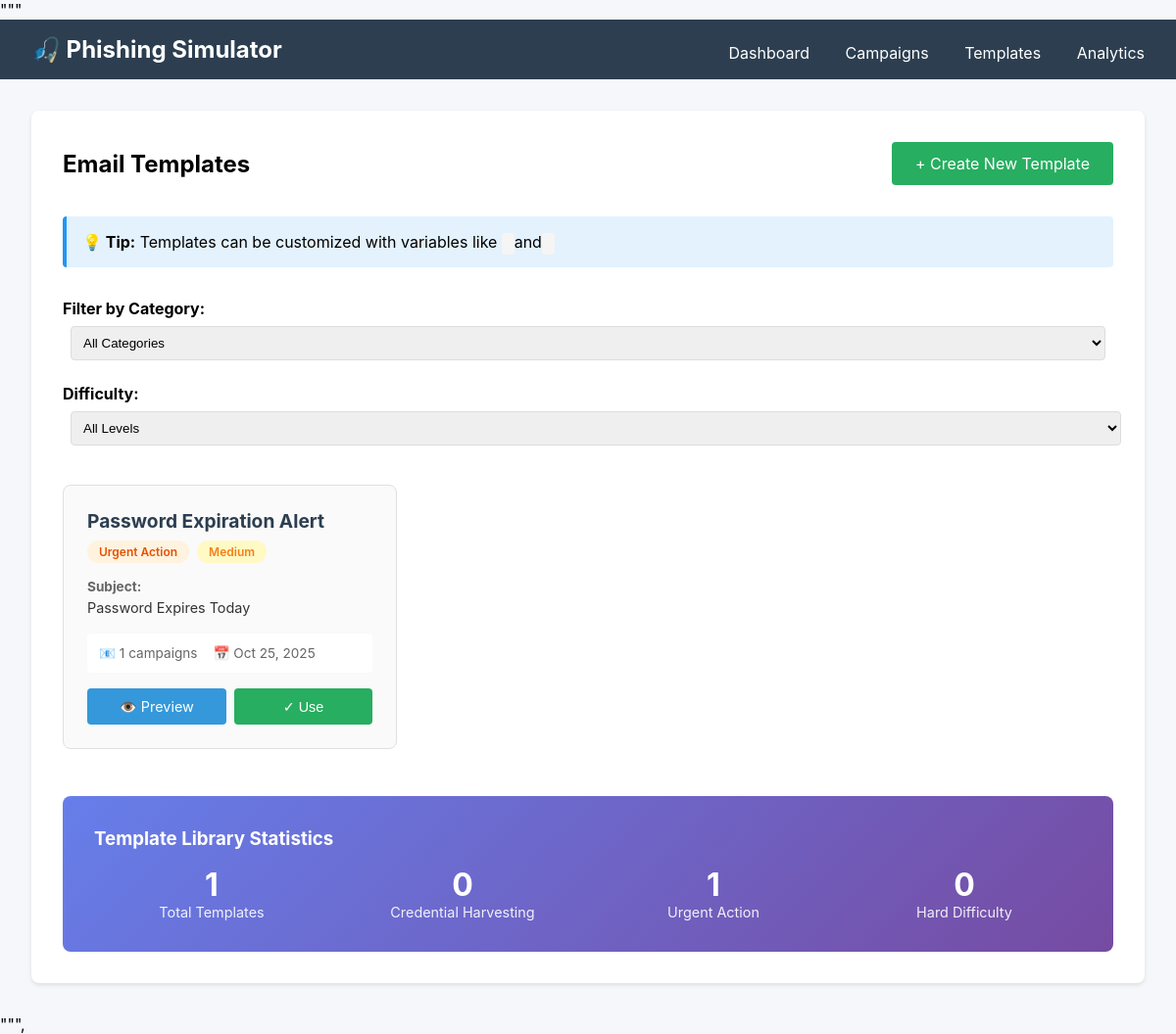
Page /templates on the committed database.
### app.py (models this page shows, shortened)
class Template(db.Model):
    id = db.Column(db.Integer, primary_key=True)
    name = db.Column(db.String(200), nullable=False)
    subject = db.Column(db.String(500), nullable=False)
    body = db.Column(db.Text, nullable=False)
    landing_page = db.Column(db.Text, nullable=False)
    category = db.Column(db.String(100))  # credential_harvesting, urgent_action, ceo_fraud, etc.
    difficulty = db.Column(db.String(50), default='medium')  # easy, medium, hard
    created_at = db.Column(db.DateTime, default=datetime.utcnow)
    campaigns = db.relationship('Campaign', backref='template', lazy=True)

### app.py (the view)
@app.route('/templates')
def templates():
    all_templates = Template.query.order_by(Template.created_at.desc()).all()
    return render_template('templates.html', templates=all_templates)

### templates/templates.html (shortened to what this page needs)
{% extends "base.html" %}
{% block content %}
<div class="card">
    <div style="display: flex; justify-content: space-between; align-items: center; margin-bottom: 2rem;">
        <h2 style="margin: 0;">Email Templates</h2>
        <a href="/template/create" class="btn btn-success">+ Create New Template</a>
    </div>
    <div style="background: #e3f2fd; padding: 1rem; border-left: 4px solid #2196f3; border-radius: 4px; margin-bottom: 2rem;">
        <strong>💡 Tip:</strong> Templates can be customized with variables like <code>{{tracking_url}}</code> and <code>{{target_email}}</code>
    </div>
    {% if templates %}
    <div style="margin-bottom: 2rem;">
        <label style="margin-right: 1rem;">
            <strong>Filter by Category:</strong>
            <select id="categoryFilter" onchange="filterTemplates()" style="padding: 0.5rem; margin-left: 0.5rem;">
                <option value="all">All Categories</option>
            </select>
        </label>
        <label>
            <strong>Difficulty:</strong>
            <select id="difficultyFilter" onchange="filterTemplates()" style="padding: 0.5rem; margin-left: 0.5rem;">
                <option value="all">All Levels</option>
            </select>
        </label>
    </div>
    <div id="templatesGrid" style="display: grid; grid-template-columns: repeat(auto-fill, minmax(320px, 1fr)); gap: 1.5rem; margin-top: 2rem;">
        {% for template in templates %}
        <div class="template-card"
             data-category="{{ template.category }}"
             data-difficulty="{{ template.difficulty }}"
             style="border: 1px solid #e0e0e0; border-radius: 8px; padding: 1.5rem; background: #fafafa; transition: all 0.3s;">
            <div style="margin-bottom: 1rem;">
                <h3 style="margin: 0 0 0.5rem 0; color: #2c3e50; font-size: 1.2rem;">
                    {{ template.name }}
                </h3>
                <div style="display: flex; gap: 0.5rem; flex-wrap: wrap; margin-bottom: 0.5rem;">
                    <span style="padding: 0.25rem 0.75rem; border-radius: 12px; font-size: 0.75rem; font-weight: 600;
                        {% if template.category == 'credential_harvesting' %}background: #e3f2fd; color: #1565c0;
                        {% elif template.category == 'urgent_action' %}background: #fff3e0; color: #e65100;
                        {% elif template.category == 'ceo_fraud' %}background: #fce4ec; color: #c2185b;
                        {% elif template.category == 'social_media' %}background: #f3e5f5; color: #7b1fa2;
                        {% else %}background: #f5f5f5; color: #616161;{% endif %}">
                        {{ template.category.replace('_', ' ').title() }}
                    </span>
                    <span style="padding: 0.25rem 0.75rem; border-radius: 12px; font-size: 0.75rem; font-weight: 600;
                        {% if template.difficulty == 'easy' %}background: #c8e6c9; color: #2e7d32;
                        {% elif template.difficulty == 'medium' %}background: #fff9c4; color: #f57f17;
                        {% elif template.difficulty == 'hard' %}background: #ffcdd2; color: #c62828;
                        {% else %}background: #e0e0e0; color: #424242;{% endif %}">
                        {{ template.difficulty.title() }}
                    </span>
                </div>
            </div>
            <div style="margin-bottom: 1rem;">
                <strong style="color: #666; font-size: 0.85rem;">Subject:</strong>
                <p style="margin: 0.25rem 0 0 0; color: #333; font-size: 0.9rem; line-height: 1.4;">
                    {{ template.subject[:80] }}{% if template.subject|length > 80 %}...{% endif %}
                </p>
            </div>
            <div style="display: flex; gap: 1rem; margin-bottom: 1rem; padding: 0.75rem; background: white; border-radius: 4px; font-size: 0.85rem; color: #666;">
                <div>
                    <strong>📧</strong>
                    <span>{{ template.campaigns|length }} campaigns</span>
                </div>
                <div>
                    <strong>📅</strong>
                    <span>{{ template.created_at.strftime('%b %d, %Y') }}</span>
                </div>
            </div>
            <div style="display: flex; gap: 0.5rem;">
                <a href="/template/{{ template.id }}/preview"
                   class="btn"
                   style="padding: 0.6rem 1rem; font-size: 0.9rem; flex: 1; text-align: center;">
                    👁️ Preview
                </a>
                <button onclick="useTemplate({{ template.id }})"
                        class="btn btn-success"
                        style="padding: 0.6rem 1rem; font-size: 0.9rem; flex: 1;">
                    ✓ Use
                </button>
            </div>
        </div>
        {% endfor %}
    </div>
    <div style="margin-top: 3rem; padding: 2rem; background: linear-gradient(135deg, #667eea 0%, #764ba2 100%); border-radius: 8px; color: white;">
        <h3 style="margin: 0 0 1rem 0;">Template Library Statistics</h3>
        <div style="display: grid; grid-template-columns: repeat(auto-fit, minmax(150px, 1fr)); gap: 1rem;">
            <div style="text-align: center;">
                <div style="font-size: 2rem; font-weight: bold;">{{ templates|length }}</div>
                <div style="opacity: 0.9; font-size: 0.9rem;">Total Templates</div>
            </div>
            <div style="text-align: center;">
                <div style="font-size: 2rem; font-weight: bold;">
                    {{ templates|selectattr('category', 'equalto', 'credential_harvesting')|list|length }}
                </div>
                <div style="opacity: 0.9; font-size: 0.9rem;">Credential Harvesting</div>
            </div>
            <div style="text-align: center;">
                <div style="font-size: 2rem; font-weight: bold;">
                    {{ templates|selectattr('category', 'equalto', 'urgent_action')|list|length }}
                </div>
                <div style="opacity: 0.9; font-size: 0.9rem;">Urgent Action</div>
            </div>
            <div style="text-align: center;">
                <div style="font-size: 2rem; font-weight: bold;">
                    {{ templates|selectattr('difficulty', 'equalto', 'hard')|list|length }}
                </div>
                <div style="opacity: 0.9; font-size: 0.9rem;">Hard Difficulty</div>
            </div>
        </div>
    </div>
    {% endif %}
</div>
{% endblock %}

### templates/base.html (shortened to what this page needs)
 """<!DOCTYPE html>
<html>
<head>
</head>
<body>
    <div class="navbar">
        <h1>🎣 Phishing Simulator</h1>
        <nav>
            <a href="/">Dashboard</a>
            <a href="/campaigns">Campaigns</a>
            <a href="/templates">Templates</a>
            <a href="/analytics">Analytics</a>
        </nav>
    </div>
    <div class="container">
        {% block content %}{% endblock %}
    </div>
</body>
</html>

### templates/base.html (style rules this page uses)
* { margin: 0; padding: 0; box-sizing: border-box; }
body { font-family: -apple-system, system-ui, sans-serif; background: #f5f7fa; }
.navbar { background: #2c3e50; color: white; padding: 1rem 2rem; }
.navbar h1 { display: inline-block; font-size: 1.5rem; }
.navbar nav { float: right; margin-top: 0.5rem; }
.navbar a { color: white; text-decoration: none; margin-left: 2rem; }
.container { max-width: 1200px; margin: 2rem auto; padding: 0 2rem; }
.card { background: white; border-radius: 8px; padding: 2rem; margin-bottom: 2rem; box-shadow: 0 2px 4px rgba(0,0,0,0.1); }
.btn { background: #3498db; color: white; padding: 0.75rem 1.5rem; border: none; border-radius: 4px; cursor: pointer; text-decoration: none; display: inline-block; }
.btn-success { background: #27ae60; }
input, textarea, select { width: 100%; padding: 0.75rem; border: 1px solid #ddd; border-radius: 4px; margin: 0.5rem 0; }
label { display: block; margin-top: 1rem; font-weight: 600; }

### templates/templates.html (style rules this page uses)
.template-card { position: relative; }
.template-card::before { content: ''; position: absolute; top: 0; left: 0; right: 0; height: 4px; background: linear-gradient(90deg, #667eea 0%, #764ba2 100%); border-radius: 8px 8px 0 0; opacity: 0; transition: opacity 0.3s; }
code { background: #f5f5f5; padding: 0.2rem 0.4rem; border-radius: 3px; font-family: 'Courier New', monospace; font-size: 0.9em; color: #d63384; }

### rows in the picture
Template: name "Password Expiration Alert", category.replace "Urgent Action", difficulty "Medium", subject "Password Expires Today", campaigns|length "1", created_at "Oct 25, 2025"

### other values in the picture
{{ templates|length }} "1"
{{ templates|selectattr('difficulty', 'equalto', 'hard')|list|length }} "0"
